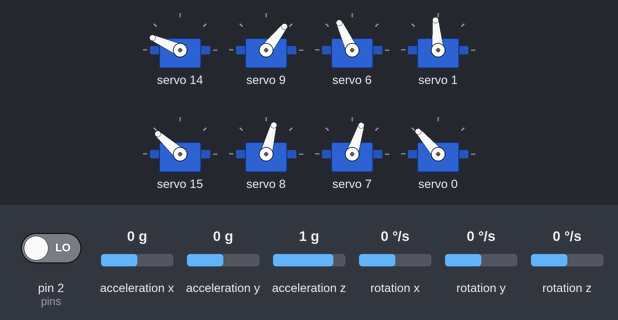
The sketch below on a simulated Arduino Uno, built with avr-gcc and run on an emulated ATmega328P. Parts: 8 × servo. Inputs (shaded band) come from the test bench; at power-on: acceleration x 0 g, acceleration y 0 g, acceleration z 1 g, pin 2 (pins) LOW, rotation x 0 °/s, rotation y 0 °/s, rotation z 0 °/s. The sensor or clock chip raises its interrupt line as the real part does.

Above: at 3.3 s.
3.4 s: acceleration x set to -1.4 g
At 5.11 s:
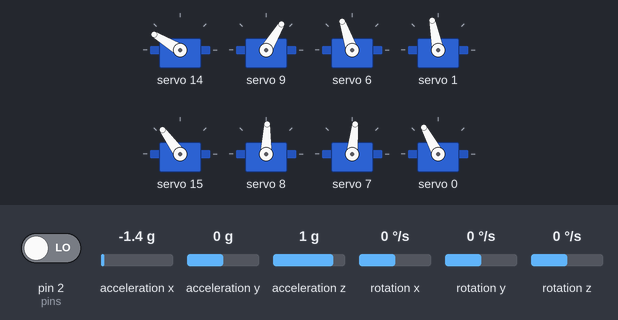
6.4 s: acceleration y set to -1.4 g
9.4 s: acceleration x set to 0 g
12.4 s: acceleration z set to -1.4 g
At 13.62 s:
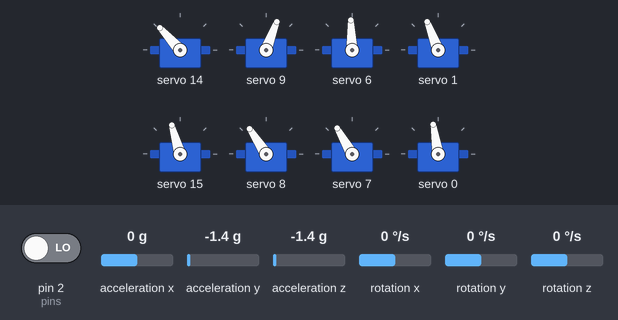
15.4 s: acceleration x set to 0.8 g
At 16.9 s:
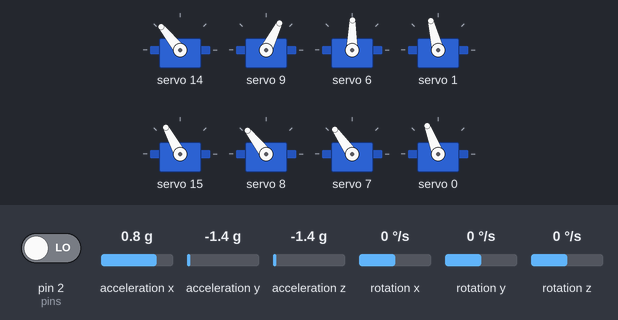
18.4 s: acceleration y set to 0 g
At 19.63 s:
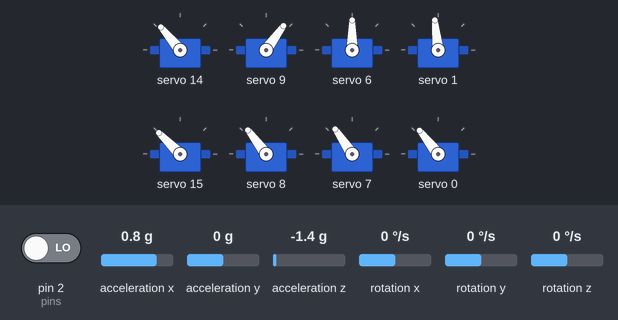
Timing chart, 0 to 24.3 s (numbered marks = the images above; inputs shaded):
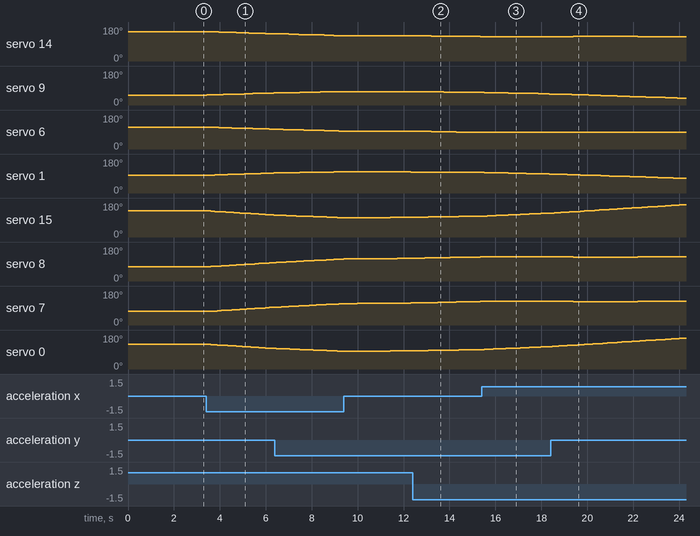

The sketch:

balance3.ino
```cpp
#include <Wire.h>
#include <Adafruit_PWMServoDriver.h>
#include <EEPROM.h>
#include <I2Cdev.h>
#include <MPU6050_6Axis_MotionApps20.h>


#define PACKET_SIZE 42
#define OVERFLOW_THRESHOLD 128
#define SERVOMIN 180*4
#define SERVOMAX 620*4
#define PWM_RANGE 620*4-180*4
#define HISTORY 2


Adafruit_PWMServoDriver pwm=Adafruit_PWMServoDriver();
MPU6050 mpu;


int8_t lag = 0;
float ypr[3]; // [yaw, pitch, roll]存储陀螺仪得到的关于xyz轴的旋转角
float yprLag[HISTORY][3];
float radPerDeg = M_PI / 180;
float degPerRad = 180 / M_PI;
uint8_t mpuIntStatus;   // 存储mpu中断状态
uint8_t devStatus;      // 判断进行的操作是否成功 (0 = success, !0 = error)
uint16_t packetSize;    // 期望的dmp包尺寸 (默认为 42 bytes)
uint16_t fifoCount;     //目前fifo缓存的bytes数量
uint8_t fifoBuffer[PACKET_SIZE];
float currentAdjust[8] = {};   //根据目前的姿态每个关节需要调整的角度
Quaternion q;           // [w, x, y, z]         quaternion container
VectorFloat gravity;    // [x, y, z]            gravity vector


//处理陀螺仪数据相关函数
template <typename T> int8_t sign(T val) {
  return (T(0) < val) - (val < T(0));
}

volatile bool mpuInterrupt = false;
void dmpDataReady() {
  mpuInterrupt = true;
}


unsigned long usedTime = 0;
void getFIFO() {//get FIFO only without further processing
  while (fifoCount < packetSize) fifoCount = mpu.getFIFOCount();
  mpu.getFIFOBytes(fifoBuffer, packetSize);
  fifoCount -= packetSize;
}


void getYPR() {
  if (mpuInterrupt || fifoCount >= packetSize)
  {
    mpuInterrupt = false;
    mpuIntStatus = mpu.getIntStatus();
    fifoCount = mpu.getFIFOCount();
    if ((mpuIntStatus & 0x10) || fifoCount > OVERFLOW_THRESHOLD) { //1024) {
      mpu.resetFIFO();
      lag = (lag - 1 + HISTORY) % HISTORY;
    }
    else if (mpuIntStatus & 0x02) {
      getFIFO();
      mpu.dmpGetQuaternion(&q, fifoBuffer);
      mpu.dmpGetGravity(&gravity, &q);
      mpu.dmpGetYawPitchRoll(ypr, &q, &gravity);
      for (byte g = 0; g < 3; g++)
        ypr[g] *= degPerRad;
      for (byte g =0; g < 3; g++) {
        yprLag[lag][g] = ypr[g];
        ypr[g] = yprLag[(lag - 1 + HISTORY) % HISTORY][g] ;
      }
      lag = (lag + 1) % HISTORY;
    }
  }
}

//初始站立步态
char balance[1][8]  = {
  30, 30,  30,  30, 30, 30, 30, 30,
 };

//电机校准误差
char cal[16]= {0,  0,  0,  0,  0,  0,  0,  0,  -2,  1,  0,  0, -3,  2, -3,  8};

//关节对映表
byte pins[] = {12, 11, 3, 4,
               13, 10, 5, 2,
               14, 9, 6, 1,
               15, 8, 7, 0
              };
//旋转方向
int8_t rotationDirections[] = {1, -1, 1, 1,
                               1, -1, 1, -1,
                               1, -1, -1, 1,
                               -1, 1, 1, -1
                              };

//计算占空比计数需要的偏移量
int8_t middleShifts[] = {0, 15, 0, 0,
                         -45, -45, -45, -45,
                         45, 45, -45, -45,
                         -75, -75, -75, -75
                        };

//将角度转化为占空比计数
int S2P(int angle,int i){
  float p=0.0;
  p = SERVOMIN + 880 + float(middleShifts[i] + cal[i]) * 7.04  * rotationDirections[i] + angle * 7.04 * rotationDirections[i];
  return int(p);
}


void setup() {
  //I2C部分
  #if I2CDEV_IMPLEMENTATION == I2CDEV_ARDUINO_WIRE
  Wire.begin();
  TWBR = 24;
  #elif I2CDEV_IMPLEMENTATION == I2CDEV_BUILTIN_FASTWIRE
  Fastwire::setup(400, true);
  #endif

  //SERIAL部分
  Serial.begin(115200);
  Serial.setTimeout(10);
  while (!Serial);
  while (Serial.available() && Serial.read());
  delay(100);


  //MPU部分
  mpu.initialize();
  delay(500);
  do{

    devStatus = mpu.dmpInitialize();
    delay(500);
    mpu.setZAccelOffset(985);
    mpu.setXGyroOffset(39);
    mpu.setYGyroOffset(13);
    mpu.setZGyroOffset(-6);
    if (devStatus == 0) {
      mpu.setDMPEnabled(true);
      attachInterrupt(0, dmpDataReady, RISING);
      mpuIntStatus = mpu.getIntStatus();
      packetSize = mpu.dmpGetFIFOPacketSize();
    }
  } while (devStatus);


  //PWM部分
  pwm.begin();
  pwm.setPWMFreq(240);

  //姿势初始化部分
  for (byte a = 0; a < 8; a++)
  currentAdjust[a] = 0;//将初始调整角度全部置零

    //将机器狗设置为站立姿势
    for(int j=0;j<=7;j++){
      pwm.setPWM(pins[8+j],0,S2P((int(balance[0][j])) ,8+j));
    }
delay(500);
}


inline int8_t adaptiveCoefficient(byte idx, byte para) {
  return EEPROM.read(160 + idx * 2 + para);//从eeprom读取设置调整角度需要的参数
}


//控制前后平衡的pid参数
float error = 0, P = 0, I = 0, D = 0, PID_value = 0;
float previous_error = 0;
float Kp = 0.1, Ki = 0.00001, Kd = 0.1;

//控制左右平衡的pid参数
float error2 = 0, P2 = 0, I2 = 0, D2 = 0, PID_value2 = 0;
float previous_error2 = 0;
float Kp2 = 0.01, Ki2 = 0.00001, Kd2 = 0.0001;     //kp，ki明显小于上面的kp，ki，因为左右腿之间的距离远小于前后腿，较小的高度差就能导致很大的倾斜角


float RollPitchDeviation[2];

void loop() {

  getYPR();//获取陀螺仪数据

  for (byte i = 0; i < 2; i++) {
    RollPitchDeviation[i] = ypr[2 - i];
    RollPitchDeviation[i] = sign(ypr[2 - i]) * max(fabs(RollPitchDeviation[i]) - 2, 0);//滤除过小的角度，防止调整过于频繁
  }


  error= RollPitchDeviation[1];//获取误差
  P = error; //比例
  I = I + error; //积分
  D = error - previous_error; //微分
  PID_value = (Kp * P) + (Ki * I) + (Kd * D); //P,I,D分别乘上比例系数得到结果
  previous_error = error; //更新previous_error

  //同上
  error2= RollPitchDeviation[0];
  P2 = error2;
  I2 = I2 + error2;
  D2 = error2 - previous_error2;
  PID_value2 = (Kp2 * P2) + (Ki2 * I2) + (Kd2 * D2);
  previous_error2 = error2;

  for(int i=0;i<=0;i++){
    for(int j=0;j<=7;j++){

      //bool leftQ = (i - 1 ) % 4 > 1 ? true : false;  判断关节左右
      //bool frontQ = i % 4 < 2 ? true : false;   判断关节前后
      //bool upperQ = i / 4 < 3 ? true : false;   判断关节上下
      //当下关节旋转角度是上关节的两倍时，脚部可以刚好在竖直方向上移动
      currentAdjust[j] -=   radPerDeg *adaptiveCoefficient(j+8, 0) *(((j+7) % 4 > 1) ? ( ((j+8) / 4 < 3) ? PID_value2 : 2*PID_value2) : ( ((j+8) / 4 < 3) ? -PID_value2 : -2*PID_value2));
      currentAdjust[j] -=   radPerDeg *adaptiveCoefficient(j+8, 1) *(((j+8) % 4 < 2) ? ( ((j+8) / 4 < 3) ? PID_value : -2*PID_value) : ( ((j+8) / 4 < 3) ? -PID_value : -2*PID_value));

      if(abs(currentAdjust[j])>90)
      {
        for(int num0=0;num0<=7;num0++){
          currentAdjust[num0] =0;

        pwm.setPWM(pins[8+num0],0,S2P((int(balance[i][num0]))+currentAdjust[num0],8+num0));}
        delay(3000);
        break;}
      pwm.setPWM(pins[8+j],0,S2P((int(balance[i][j]))+currentAdjust[j],8+j));//初始站立的步态转角再加上处理出来的需要调整的角度

    }}


}
```

Measured:
- after the input at 3.4 s, servo 14: moves from 156° to 144° over 2.9 s, starting at once; servo 9: moves from 52° to 64° over 2.9 s, starting at once; servo 6: moves from 115° to 104° over 2.6 s, starting after 0.38 s; servo 1: moves from 95° to 106° over 2.6 s, starting after 0.38 s; servo 15: moves from 138° to 116° over 2.8 s, starting after 0.19 s
- after the input at 12.4 s, servo 9: 70° → 69° after 0.67 s instead of 1.6 s; servo 1: 111° → 110° after 1.3 s, → 109° 0.66 s later
- after the input at 15.4 s, servo 14: stays 129° (without the input it goes to 128° after 0.93 s); servo 6: stays 89° (without the input it goes to 88° after 0.44 s); servo 8: stays 128° (without the input it goes to 129° after 0.18 s); servo 7: stays 125° (without the input it goes to 126° after 0.44 s)
- after the input at 18.4 s, servo 14: 129° → 130° after 0.98 s, → 129° 2.8 s later; servo 6: 89° → 90° after 0.98 s, → 89° 2.8 s later
